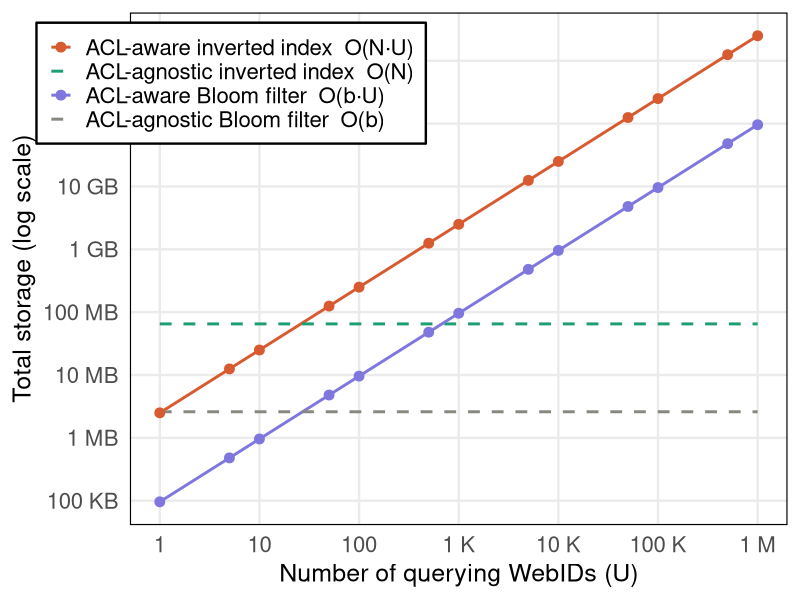
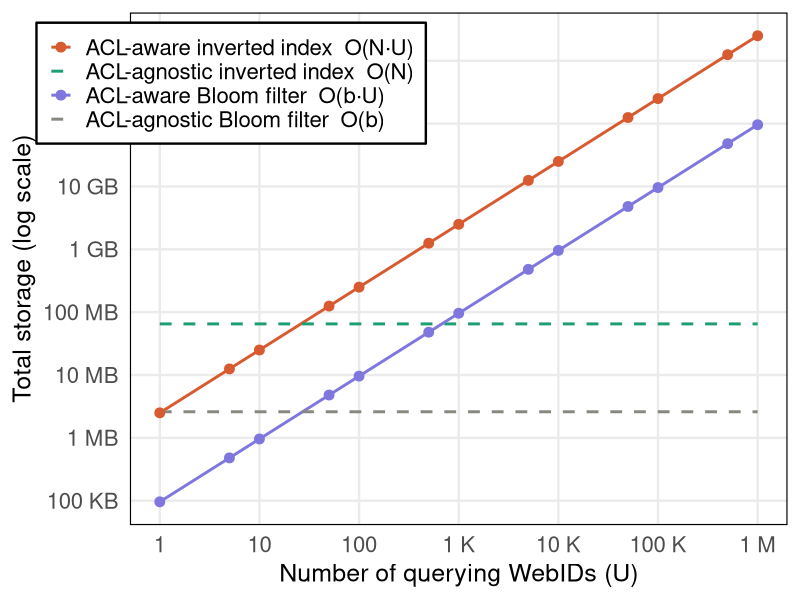

Generate these figures, in order, with R:
library(ggplot2)
library(scales)

# --- Parameters (calibrated to Table 1) ---
N_fixed       <- 475000
idx_per_item  <- 2.5e6 / N_fixed
bf_per_u      <- 96e3
agn_idx       <- 65e6
agn_bf        <- 2.6e6

# --- X axis ---
U <- c(1, 5, 10, 50, 100, 500, 1e3, 5e3, 1e4, 5e4, 1e5, 5e5, 1e6)

# --- Data ---
df <- data.frame(
  U = rep(U, 4),
  storage = c(
    idx_per_item * N_fixed * U,
    rep(agn_idx, length(U)),
    bf_per_u * U,
    rep(agn_bf, length(U))
  ),
  structure = factor(rep(c(
    "ACL-aware inverted index  O(N\u00b7U)",
    "ACL-agnostic inverted index  O(N)",
    "ACL-aware Bloom filter  O(b\u00b7U)",
    "ACL-agnostic Bloom filter  O(b)"
  ), each = length(U)),
  levels = c(
    "ACL-aware inverted index  O(N\u00b7U)",
    "ACL-agnostic inverted index  O(N)",
    "ACL-aware Bloom filter  O(b\u00b7U)",
    "ACL-agnostic Bloom filter  O(b)"
  ))
)

# --- Colours ---
colours <- c(
  "ACL-aware inverted index  O(N\u00b7U)" = "#D85A30",
  "ACL-agnostic inverted index  O(N)"    = "#1D9E75",
  "ACL-aware Bloom filter  O(b\u00b7U)"  = "#7F77DD",
  "ACL-agnostic Bloom filter  O(b)"      = "#888780"
)

linetypes <- c(
  "ACL-aware inverted index  O(N\u00b7U)" = "solid",
  "ACL-agnostic inverted index  O(N)"    = "dashed",
  "ACL-aware Bloom filter  O(b\u00b7U)"  = "solid",
  "ACL-agnostic Bloom filter  O(b)"      = "dashed"
)

# --- Formatter ---
byte_fmt <- function(x) {
  dplyr::case_when(
    x >= 1e12 ~ paste0(round(x / 1e12, 1), " TB"),
    x >= 1e9  ~ paste0(round(x / 1e9,  1), " GB"),
    x >= 1e6  ~ paste0(round(x / 1e6,  1), " MB"),
    x >= 1e3  ~ paste0(round(x / 1e3,  0), " KB"),
    TRUE      ~ paste0(round(x),            " B")
  )
}

# --- Plot ---
p <- ggplot(df, aes(x = U, y = storage, colour = structure, linetype = structure)) +
  geom_line(linewidth = 1.0) +
  
  geom_point(data = subset(df, structure %in% c(
    "ACL-aware inverted index  O(N\u00b7U)",
    "ACL-aware Bloom filter  O(b\u00b7U)"
  )), size = 3) +
  
  scale_x_log10(
    name   = "Number of querying WebIDs (U)",
    breaks = c(1, 10, 100, 1e3, 1e4, 1e5, 1e6),
    labels = c("1", "10", "100", "1 K", "10 K", "100 K", "1 M")
  ) +
  
  scale_y_log10(
    name   = "Total storage (log scale)",
    breaks = c(1e4, 1e5, 1e6, 1e7, 1e8, 1e9, 1e10, 1e11, 1e12),
    labels = byte_fmt(c(1e4, 1e5, 1e6, 1e7, 1e8, 1e9, 1e10, 1e11, 1e12))
  ) +
  
  scale_colour_manual(values = colours, name = NULL) +
  scale_linetype_manual(values = linetypes, name = NULL) +
  
  theme_minimal(base_size = 18) +
  theme(
    # --- Legend inside plot ---
    legend.position      = c(0.45, 0.98),
    legend.justification = c(1, 1),
    legend.box           = "vertical",
    legend.background    = element_rect(fill = "white", colour = "black"),
    
    legend.text  = element_text(size = 16),
    
    axis.title   = element_text(size = 18),
    axis.text    = element_text(size = 16),
    
    panel.grid.minor = element_blank(),
    
    panel.border = element_rect(colour = "black", fill = NA, linewidth = 0.8),
    plot.background = element_blank()
  )

print(p)

# --- Save (matched proportions) ---
ggsave("storage_complexity.png", p, width = 8, height = 5.5, dpi = 300)
